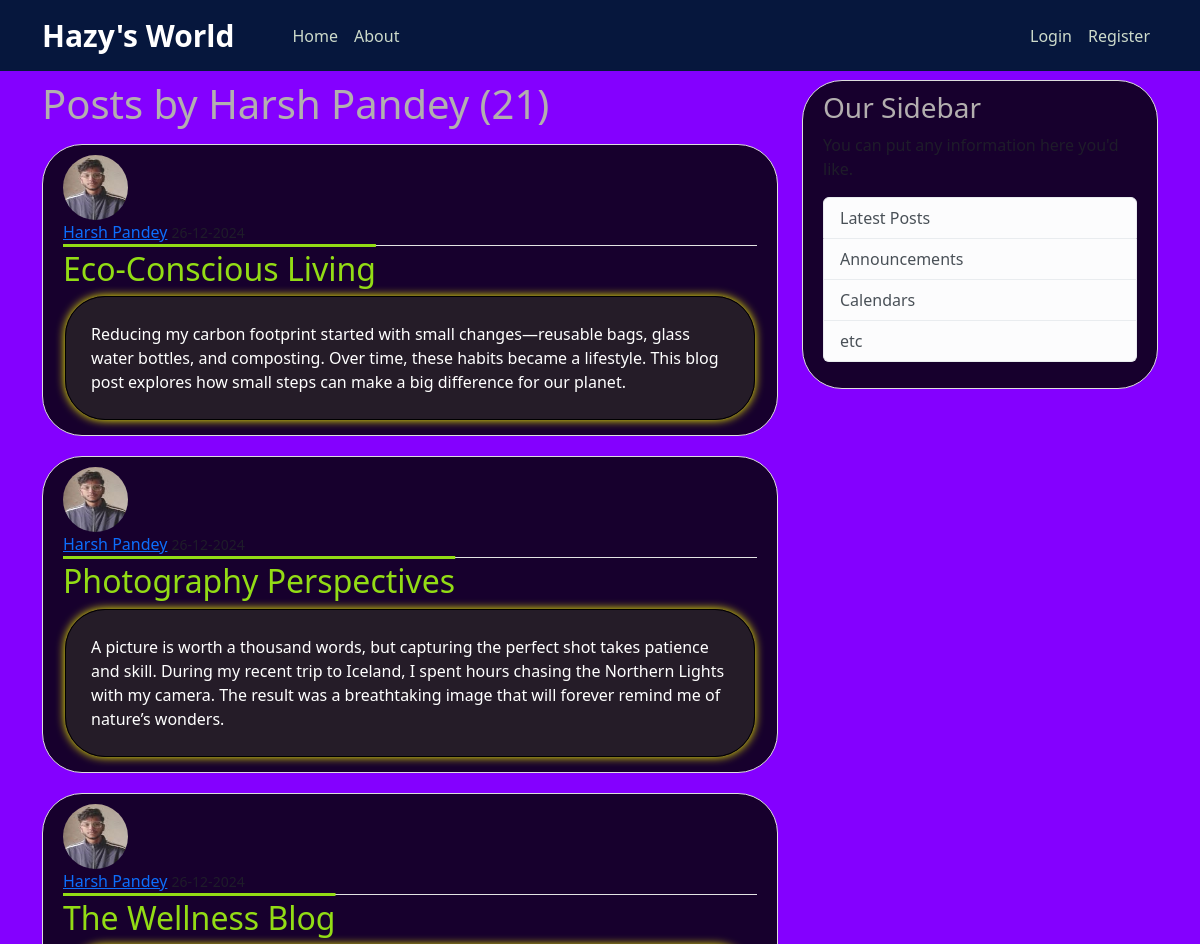
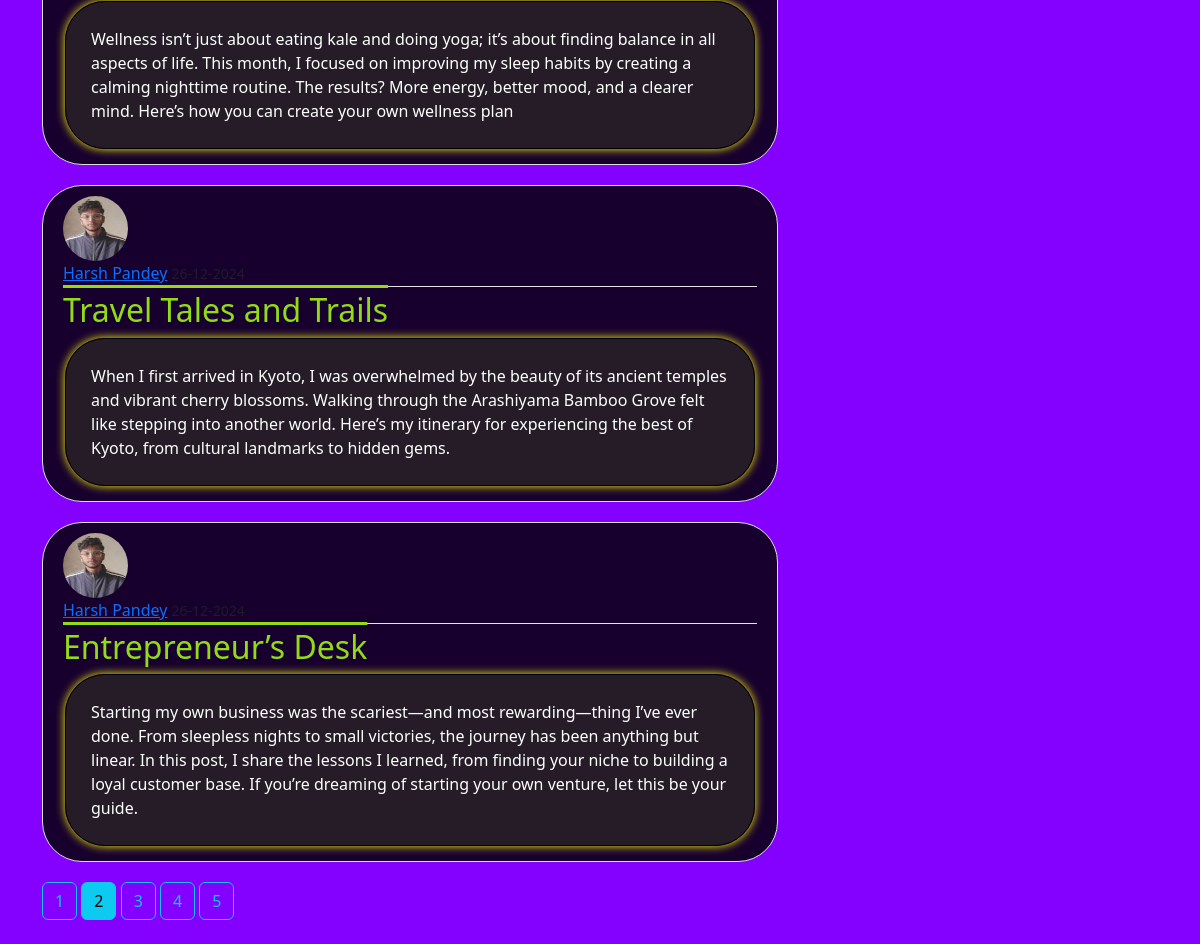
Screenshot of /user/Harsh Pandey?page=2 with the database file from the repository (2 pictures, top to bottom).
### flaskblog/models.py (models this page shows, shortened)
class User(db.Model, UserMixin):
    id = db.Column(db.Integer, primary_key=True)
    username = db.Column(db.String(20), unique=True, nullable=False)
    email = db.Column(db.String(120), unique=True, nullable=False)
    image_file = db.Column(db.String(120), nullable=False, default='default.jpg')
    password = db.Column(db.String(60), nullable=False)
    posts = db.relationship('Post', backref='author', lazy=True)

class Post(db.Model):
    id = db.Column(db.Integer, primary_key=True)
    title = db.Column(db.String(100), nullable=False)
    date_posted = db.Column(db.DateTime, nullable= False, default=datetime.utcnow)
    content = db.Column(db.Text, nullable=False)
    user_id = db.Column(db.Integer, db.ForeignKey('user.id'), nullable=False)

### flaskblog/routes.py (the view)
@app.route("/user/<string:username>")
def user_posts(username):
    page = request.args.get('page', 1, type=int)
    user = User.query.filter_by(username=username).first_or_404()
    posts = Post.query.filter_by(author=user).order_by(Post.date_posted.desc()).paginate(page=page, per_page=5)
    return render_template('user_posts.html', posts=posts, user=user)

### flaskblog/templates/user_posts.html
{% extends "layout.html" %}
{% block content%}
    <h1 class="mb-3">Posts by {{ user.username }} ({{ posts.total }})</h1>
    {% for post in posts.items %}
    <article class="media content-section height=50">
        <img class="rounded-circle article-img"
            src="{{ url_for('static', filename='profile_pics/' + post.author.image_file) }}" alt="">
        <div class="media-body">
            <div class="article-metadata">
                <a class="mr-2" href="{{url_for('user_posts', username=post.author.username)}}">{{ post.author.username }}</a>
                <small class="text-muted">{{ post.date_posted.strftime('%d-%m-%Y') }}</small>
            </div>
            <h2><a class="article-title" href="{{ url_for('post', post_id=post.id) }}">{{ post.title }}</a></h2>
            <p class="article-content">{{ post.content }}</p>
        </div>
    </article>
    {% endfor %}
    {% for page_num in posts.iter_pages(left_edge=1, right_edge=1, left_current=1, right_current=2) %}
        {% if page_num %}
            {% if posts.page==page_num %}
                <a class="btn btn-info mb-4" href="{{ url_for('user_posts', username=user.username , page=page_num) }}">{{ page_num }}</a>
            {% else %}
            <a class="btn btn-outline-info mb-4" href="{{ url_for('user_posts', username=user.username, page=page_num) }}">{{ page_num }}</a>
            {% endif %}
        {% else %}
        ...
        {% endif %}
    {% endfor %}
{% endblock content%}

### flaskblog/static/main.css (style rules this page uses)
body { background-color: rgb(132, 0, 255); ; color: #8c8282; margin-top: 5rem; }
h1, h2, h3, h4, h5, h6 { color: #b3afaf; }
.content-section { background: rgba(0, 0, 0, 0.822); padding: 10px 20px; border: 1px solid #dddddd; border-radius: 40px; margin-bottom: 20px; }
.article-title { color: #93dc15; text-decoration-line: overline; }
.article-content { white-space: pre-line; border: 1px solid #000000; box-shadow: 0px 0px 10px yellow; padding: 25px; border-radius: 40px; background-color: rgba(42, 38, 38, 0.742); color: white; margin-bottom: 5px; margin-left: 2px; margin-right: 2px; }
.article-img { height: 65px; width: 65px; margin-right: 16px; }
.article-metadata { padding-bottom: 1px; margin-bottom: 4px; border-bottom: 1px solid #e3e3e3; }

### rows the page displays
User: username "Harsh Pandey"
Post: image_file (picture), author.username "Harsh Pandey", title "Eco-Conscious Living", content "Reducing my carbon footprint started with small changes—reusable bags, glass water bottles, and composting. Over time, these habits became a lifestyle. This blog post explores how small steps can make a big difference for our planet."
Post: image_file (picture), author.username "Harsh Pandey", title "Photography Perspectives", content "A picture is worth a thousand words, but capturing the perfect shot takes patience and skill. During my recent trip to Iceland, I spent hours chasing the Northern Lights with my camera. The result was a breathtaking image that will forever remind me of nature’s wonders."
Post: image_file (picture), author.username "Harsh Pandey", title "The Wellness Blog", content "Wellness isn’t just about eating kale and doing yoga; it’s about finding balance in all aspects of life. This month, I focused on improving my sleep habits by creating a calming nighttime routine. The results? More energy, better mood, and a clearer mind. Here’s how you can create your own wellness plan"
Post: image_file (picture), author.username "Harsh Pandey", title "Travel Tales and Trails", content "When I first arrived in Kyoto, I was overwhelmed by the beauty of its ancient temples and vibrant cherry blossoms. Walking through the Arashiyama Bamboo Grove felt like stepping into another world. Here’s my itinerary for experiencing the best of Kyoto, from cultural landmarks to hidden gems."
Post: image_file (picture), author.username "Harsh Pandey", title "Entrepreneur’s Desk", content "Starting my own business was the scariest—and most rewarding—thing I’ve ever done. From sleepless nights to small victories, the journey has been anything but linear. In this post, I share the lessons I learned, from finding your niche to building a loyal customer base. If you’re dreaming of starting your own venture, let this be your guide."

### other values shown
{{ posts.total }} "21"
{{ page_num }} "1" "3" "4" "5"
{{ page_num }} "2"
